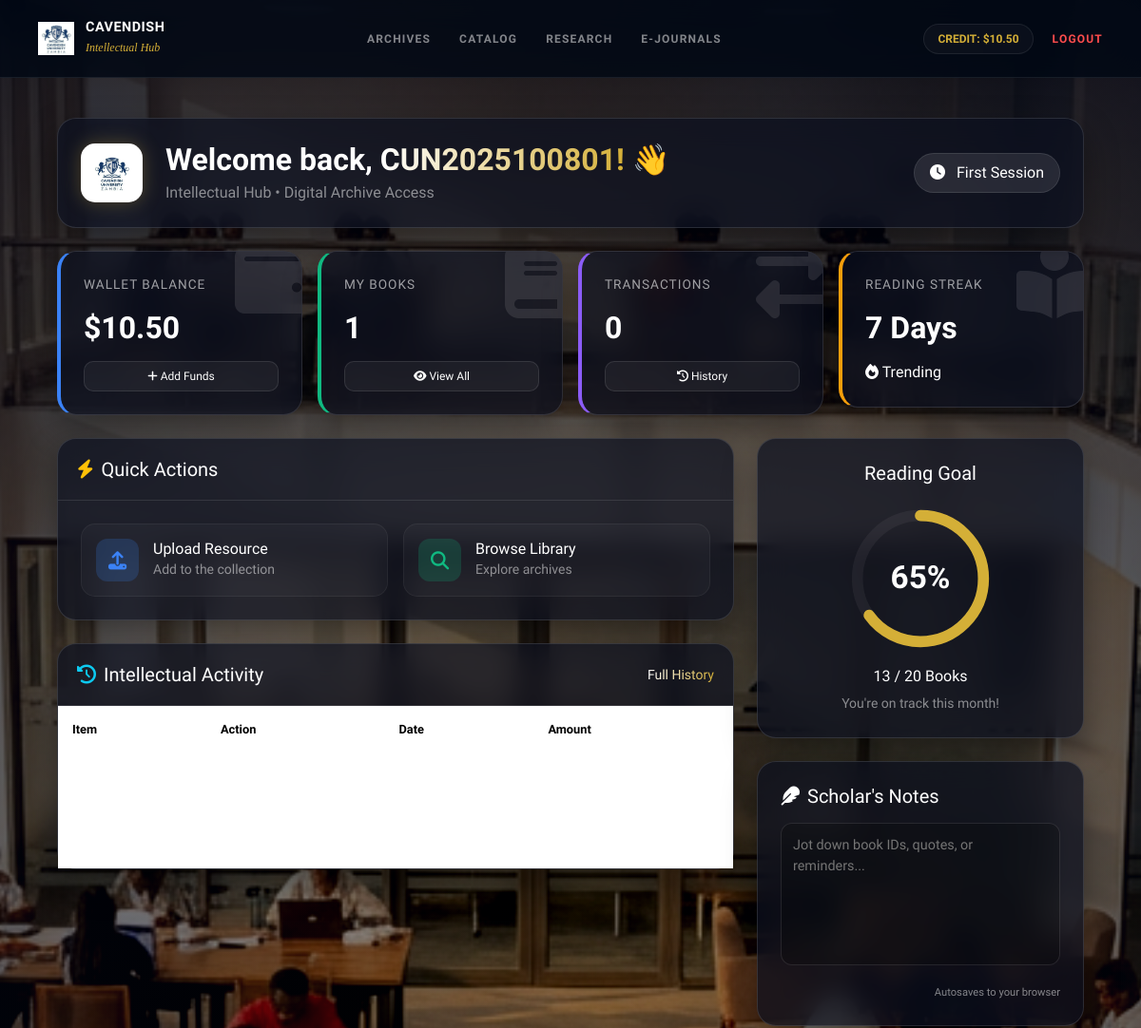
The app's page /dashboard (signed in, upper part), older data.
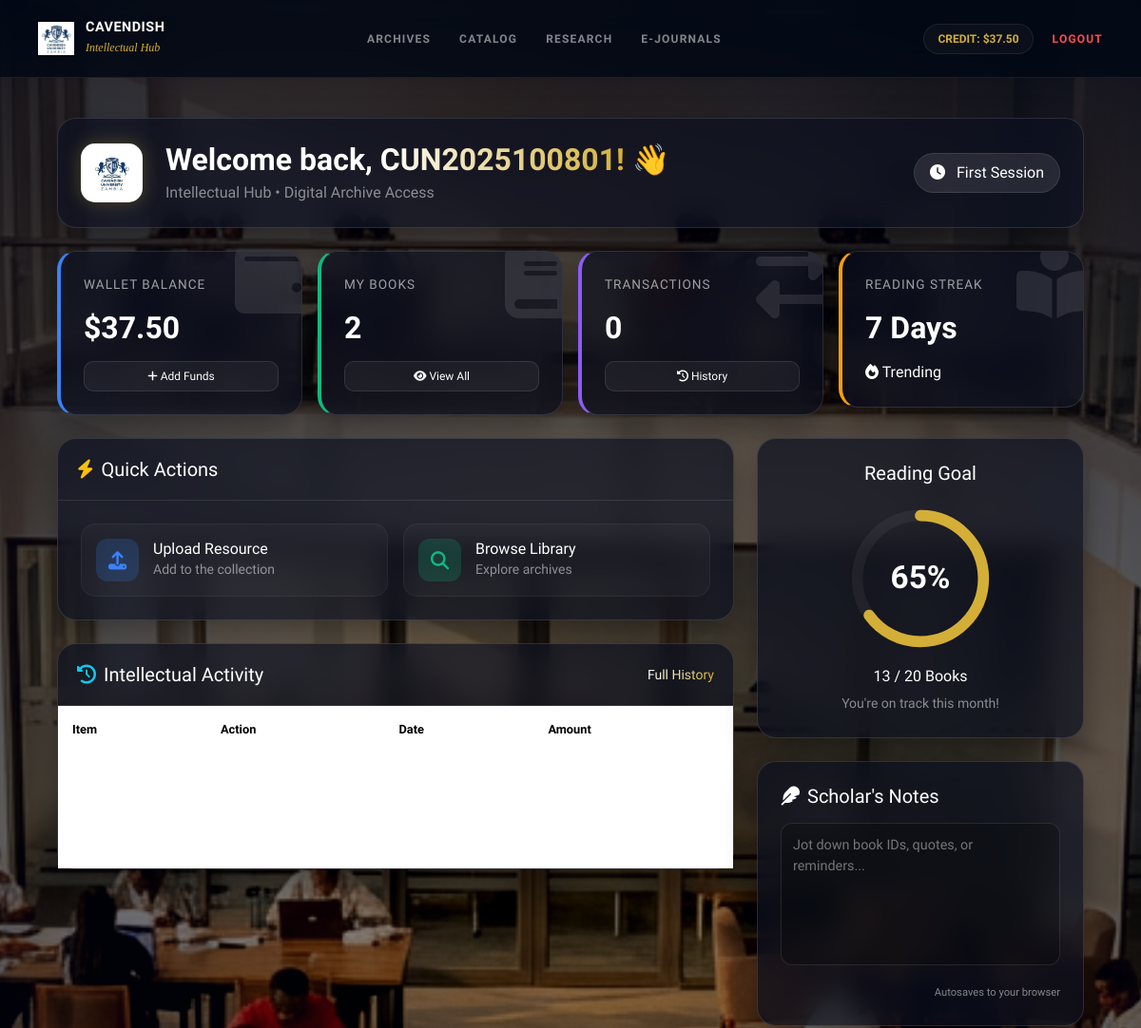
The same page, newer data.
### app/models.py (models this page shows, shortened)
class Wallet(db.Model):
    __tablename__ = 'wallets'
    wallet_id = db.Column(db.Integer, primary_key=True)
    user_id = db.Column(db.Integer, db.ForeignKey('users.user_id'), unique=True, nullable=False)
    balance = db.Column(db.Float, default=0.0)
    created_at = db.Column(db.DateTime, default=datetime.utcnow)
    updated_at = db.Column(db.DateTime, default=datetime.utcnow, onupdate=datetime.utcnow)

### app/routes.py (the view)
@bp.route('/dashboard')
@login_required
def dashboard():
    if current_user.role == 'admin':  # Direct role check
        print(f"Admin user {current_user.username} accessed student dashboard, redirecting...")
        return redirect(url_for('admin.dashboard'))
    user_books = Book.query.filter_by(uploaded_by=current_user.user_id).all()
    user_transactions = Transaction.query.filter_by(user_id=current_user.user_id).order_by(Transaction.created_at.desc()).limit(10).all()
    wallet = current_user.wallet
    if not wallet:
        wallet = Wallet(user_id=current_user.user_id, balance=0.00)
        db.session.add(wallet)
        db.session.commit()
        wallet = Wallet.query.filter_by(user_id=current_user.user_id).first()
    return render_template('dashboard.html',
                         title='Student Dashboard',
                         user_books=user_books,
                         user_transactions=user_transactions,
                         wallet=wallet)

### app/__init__.py (called while the page is built)
def create_app(config_name='default'):
    app = Flask(__name__)
    app.config.from_object(config[config_name])
    db.init_app(app)
    migrate.init_app(app, db)
    login_manager.init_app(app)
    bcrypt.init_app(app)
    from app.auth import bp as auth_bp
    app.register_blueprint(auth_bp, url_prefix='/auth')
    from app.books import bp as books_bp
    app.register_blueprint(books_bp, url_prefix='/books')
    from app.payments import bp as payments_bp
    app.register_blueprint(payments_bp, url_prefix='/payments')
    from app.admin import bp as admin_bp
    app.register_blueprint(admin_bp, url_prefix='/admin')
    from app.routes import bp as main_bp
    app.register_blueprint(main_bp)
    from app.models import User
    @login_manager.user_loader
    def load_user(user_id):
        return User.query.get(int(user_id))
    return app

### app/templates/dashboard.html (shortened to what the changed rows need)
{% extends "base.html" %}
{% block content %}
<div class="container-fluid py-4 dashboard-relative">
    <div class="row mb-4">
        <div class="col-12">
            <div class="header-glass-card p-4">
                <div class="row align-items-center">
                    <div class="col-md-8 d-flex align-items-center">
                        <div>
                            <h1 class="h2 fw-bold text-white mb-1">Welcome back, <span class="text-gold-gradient">{{ current_user.username }}!</span> 👋</h1>
                        </div>
                    </div>
                </div>
            </div>
        </div>
    </div>
    <div class="row mb-4 g-3">
        <div class="col-xl-3 col-md-6">
            <div class="stat-glass-card ocean">
                <div class="stat-content">
                    <p class="stat-label">Wallet Balance</p>
                    <h2 class="stat-value">${{ "%.2f"|format(wallet.balance) if wallet else "0.00" }}</h2>
                </div>
            </div>
        </div>
        <div class="col-xl-3 col-md-6">
            <div class="stat-glass-card forest">
                <div class="stat-content">
                    <p class="stat-label">My Books</p>
                    <h2 class="stat-value">{{ user_books|length }}</h2>
                </div>
            </div>
        </div>
        <div class="col-xl-3 col-md-6">
            <div class="stat-glass-card purple">
                <div class="stat-content">
                    <h2 class="stat-value">{{ user_transactions|length }}</h2>
                </div>
            </div>
        </div>
        <div class="col-xl-3 col-md-6">
            <div class="stat-glass-card sunset">
                <div class="stat-content">
                    <h2 class="stat-value">7 Days</h2>
                </div>
            </div>
        </div>
    </div>
    <div class="row g-4">
        <div class="col-xl-8">
            <div class="content-glass-card">
                <div class="p-0 table-responsive">
                    <table class="table table-dark-glass mb-0">
                        <thead>
                            <tr>
                                <th>Item</th>
                                <th>Action</th>
                                <th>Date</th>
                                <th>Amount</th>
                            </tr>
                        </thead>
                    </table>
                </div>
            </div>
        </div>
    </div>
</div>
{% endblock %}

### app/templates/base.html (shortened to what this page needs)
<!DOCTYPE html>
<html lang="en">
<head>
    <link href="https://cdn.jsdelivr.net/npm/bootstrap@5.3.2/dist/css/bootstrap.min.css" rel="stylesheet">
    <link rel="stylesheet" href="https://cdnjs.cloudflare.com/ajax/libs/font-awesome/6.4.0/css/all.min.css">
</head>
<body>
    <nav class="premium-nav" id="mainNav">
        <div class="nav-container">
            <a href="{{ url_for('main.index') }}" class="brand-wrapper">
                <img src="{{ url_for('static', filename='photos/logo3.png') }}" class="brand-logo" alt="Cavendish Logo">
                <div class="brand-text">
                    <span>Cavendish</span>
                    <small>Intellectual Hub</small>
                </div>
            </a>
            <div class="menu-items" id="menuItems">
                <a href="{{ url_for('main.index') }}" class="menu-link">Archives</a>
                <a href="{{ url_for('books.catalog') }}" class="menu-link">Catalog</a>
                <a href="#" class="menu-link">Research</a>
                <a href="#" class="menu-link">E-Journals</a>
            </div>
            <div class="nav-actions">
                {% if current_user.is_authenticated %}
                    <a href="{{ url_for('payments.wallet') }}" class="btn-wallet">
                        CREDIT: ${{ "%.2f"|format(current_user.wallet.balance if current_user.wallet else 0) }}
                    </a>
                    <a href="{{ url_for('auth.logout') }}" class="menu-link" style="color: #ff4d4d;">Logout</a>
                {% else %}
                    <a href="{{ url_for('auth.login') }}" class="menu-link">Sign In</a>
                    <a href="{{ url_for('auth.register') }}" class="btn-auth">Join Hub</a>
                {% endif %}
            </div>
        </div>
    </nav>
    <main style="padding-top: 100px;">
        <div class="container-fluid px-lg-5">
            {% block content %}{% endblock %}
        </div>
    </main>
</body>
</html>

Row changes from the older to the newer data that the page shows:
changed Wallet: wallet "10.50" → "37.50"; balance "10.50" → "37.50"
Text that changed along with them:
{{ user_books|length }}: "1" → "2"
